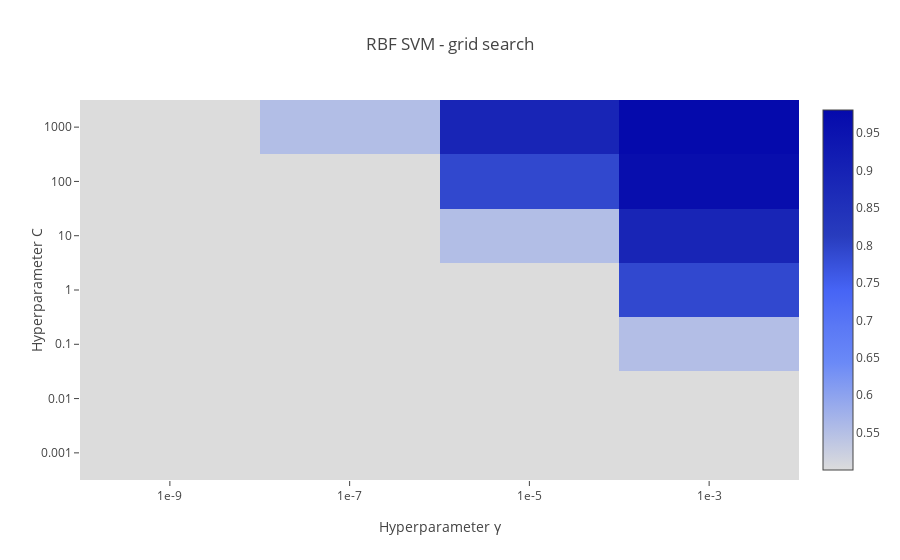

Notebook code for this chart:
### Code cell
# ~-----RBF SVM-----
# auxiliary variables
import IPython
import plotly
import plotly.graph_objs as go


# heat map
trace = go.Heatmap(
    z = accuracy_validation,
    colorscale = "Blues",
    reversescale = True
)
layout = go.Layout(
    title = "RBF SVM - grid search",
    xaxis = dict(
        tickmode = "array",
        tickvals = np.linspace(0, len(gamma_range), num = len(gamma_range) + 1),
        ticktext = np.array(["1e-9", "1e-7", "1e-5", "1e-3"]),
        title = "Hyperparameter γ"
    ),
    yaxis = dict(
        tickmode = "array",
        tickvals = np.linspace(0, len(C_range), num = len(C_range) + 1),
        ticktext = ["0.001", "0.01", "0.1", "1", "10", "100", "1000"],
        title = "Hyperparameter C"
    )
)

def enable_plotly_in_cell():
  display(IPython.core.display.HTML('''<script src="/static/components/requirejs/require.js"></script>'''))
  plotly.offline.init_notebook_mode(connected=True)

data = [trace]
figure = go.Figure(data = data, layout = layout)
enable_plotly_in_cell()
plotly.offline.iplot(figure, filename="rbfAccuracy")

### Figure 1 — Plotly figure (JSON) as saved in the notebook; plotly's stock layout.template omitted (floating-point values rounded to 4 significant figures)
{"data": [{"reversescale": true, "z": [[0.5001, 0.5001, 0.5001, 0.5001], [0.5001, 0.5001, 0.5001, 0.5001], [0.5001, 0.5001, 0.5001, 0.5526], [0.5001, 0.5001, 0.5001, 0.7909], [0.5001, 0.5001, 0.553, 0.8906], [0.5001, 0.5001, 0.7919, 0.967], [0.5001, 0.553, 0.8917, 0.981]], "type": "heatmap", "uid": "fe139802-3afa-4f16-aaad-114d46b88b66", "colorscale": "Blues"}], "layout": {"yaxis": {"ticktext": ["0.001", "0.01", "0.1", "1", "10", "100", "1000"], "title": {"text": "Hyperparameter C"}, "tickmode": "array", "tickvals": [0, 1, 2, 3, 4, 5, 6, 7]}, "xaxis": {"ticktext": ["1e-9", "1e-7", "1e-5", "1e-3"], "title": {"text": "Hyperparameter γ"}, "tickmode": "array", "tickvals": [0, 1, 2, 3, 4]}, "title": {"text": "RBF SVM - grid search"}}}
